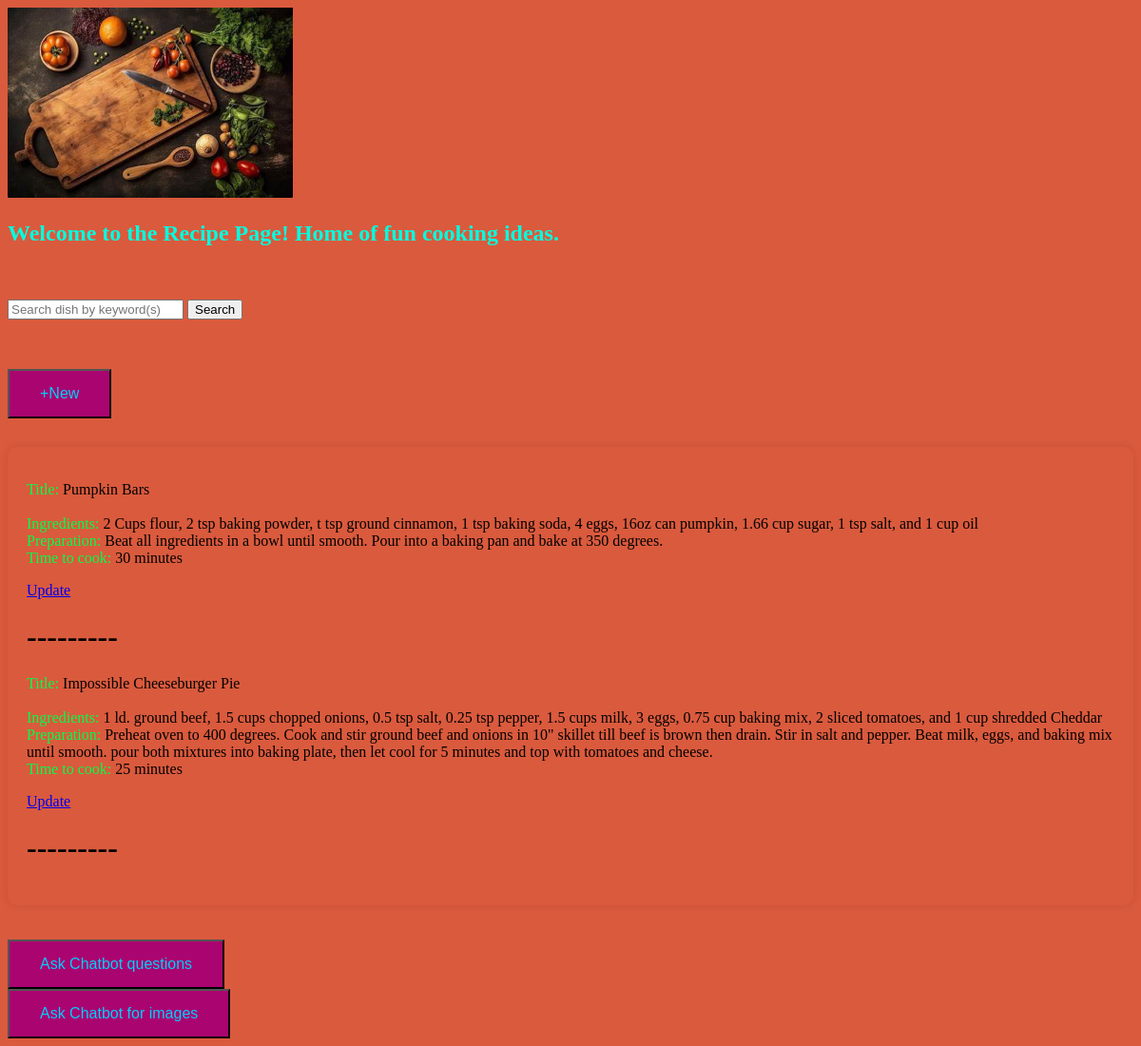
Screenshot of /home/ (signed in) with the database file from the repository.
### recipeapp/models.py (models this page shows)
class Recipe(models.Model):
    user = models.ForeignKey(User, on_delete=models.SET_NULL, null=True, blank=True)
    name = models.CharField(max_length=50, default='...')
    ingredients = models.CharField(max_length=250, default='...')
    description = models.CharField(max_length=500, default='...')
    cooktime = models.IntegerField(help_text='in min', default=0)

### recipeapp/views.py (the view)
# urls.py: path('home/', views.recipelist_page, name="recipelists"),
@login_required(login_url='/')
def recipelist_page(request):
    queryset = Recipe.objects.all()
    return render(request, 'homepage.html', {'recipes': queryset})

### recipeapp/templates/homepage.html (shortened to what this page needs)
<!DOCTYPE html>
<html lang="en">
<head>
</head>
<body>
    {% load static %}
    <img src="{% static 'images/mealprep.jpg' %}" width="300" height="200" alt="Image">
    <h2 class="recipe-header">Welcome to the Recipe Page! Home of fun cooking ideas.</h2>
    <br><br>
    <div class="container">
        <div class="search-container">
            <input type="text" id="searchInput" placeholder="Search dish by keyword(s)">
            <button id="searchBtn">Search</button>
        </div>
	</div>
    <br><br>
    <p>
        <a href="add_recipe/"><button class="button">+New</button></a>
    </p>
    <div class="container recipe-container col-md-8">
        <div class="card">
            <div class="card-body">
                {% if recipes %}
                    {% for recipe in recipes %}
                        <p>
                        <span class="highlight">Title:</span> {{recipe.name}}<br><br>
                        <span class="highlight">Ingredients:</span> {{recipe.ingredients}}<br>
                        <span class="highlight">Preparation:</span> {{recipe.description}}<br>
                        <span class="highlight">Time to cook:</span> {{recipe.cooktime}} minutes<br>
                        </p>
                        <a href="update_recipe/{{recipe.id}}">Update</a>
                        <h1>---------</h1>
                    {% endfor %}
                {% else %}
                    <h1> No Recipes Available</h1>
                {% endif %}
            </div>
        </div>
    </div>
    <br><br>
    <a href="/chatbot">
        <button class="button">Ask Chatbot questions</button>
    </a>
    <br>
    <a href="/images">
        <button class="button">Ask Chatbot for images</button>
    </a>
</body>
</html>

### recipeapp/templates/homepage.html (style rules this page uses)
body { background-color: #da5a3d }
.recipe-container { padding: 20px; margin-top: 30px; border-radius: 10px; box-shadow: 0 0 10px rgba(0, 0, 0, 0.1); }
.recipe-header { color: rgb(0, 253, 223); }
.highlight { color: #00ff48; }
.button { background-color: #aa0470; color: #00cffd; padding: 15px 32px; text-align: center; display: inline-block; font-size: 16px; }

### rows the page displays
Recipe: name "Pumpkin Bars", ingredients "2 Cups flour, 2 tsp baking powder, t tsp ground cinnamon, 1 tsp baking soda, 4 eggs, 16oz can pumpkin, 1.66 cup sugar, 1 tsp salt, and 1 cup oil", description "Beat all ingredients in a bowl until smooth. Pour into a baking pan and bake at 350 degrees.", cooktime "30"
Recipe: name "Impossible Cheeseburger Pie", ingredients "1 ld. ground beef, 1.5 cups chopped onions, 0.5 tsp salt, 0.25 tsp pepper, 1.5 cups milk, 3 eggs, 0.75 cup baking mix, 2 sliced tomatoes, and 1 cup shredded Cheddar", description "Preheat oven to 400 degrees. Cook and stir ground beef and onions in 10\" skillet till beef is brown then drain. Stir in salt and pepper. Beat milk, eggs, and baking mix until smooth. pour both mixtures into baking plate, then let cool for 5 minutes and top with tomatoes and cheese.", cooktime "25"
